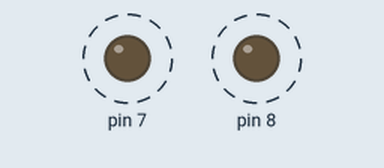
A sketch run on a simulated Arduino Uno, built with avr-gcc and run on an emulated ATmega328P. Parts: output pins drawn as LEDs (lit = HIGH). Dashed ring = blinking.

Above: at 0.7 s.
Timing chart, 0 to 3.0 s (numbered marks = the images above):
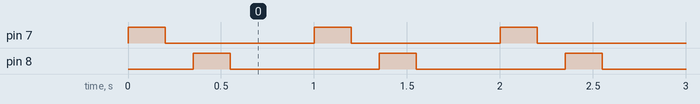

The sketch:

job08.ino
```cpp
void setup() {
  // put your setup code here, to run once:
pinMode(7,OUTPUT);
pinMode(8,OUTPUT);
}

void loop() {
  // put your main code here, to run repeatedly:

  digitalWrite(7, HIGH);
  delay(200);
  digitalWrite(7, LOW);
  delay(150);
  digitalWrite(8, HIGH);
  delay(200);
  digitalWrite(8, LOW);
  delay(450);

}
```

Measured:
- by itself, pin 7, pin 8: alternates HIGH for 0.20 s and LOW for 0.80 s
- by itself, everything shown: repeats every 1.0 s, in 4 steps
